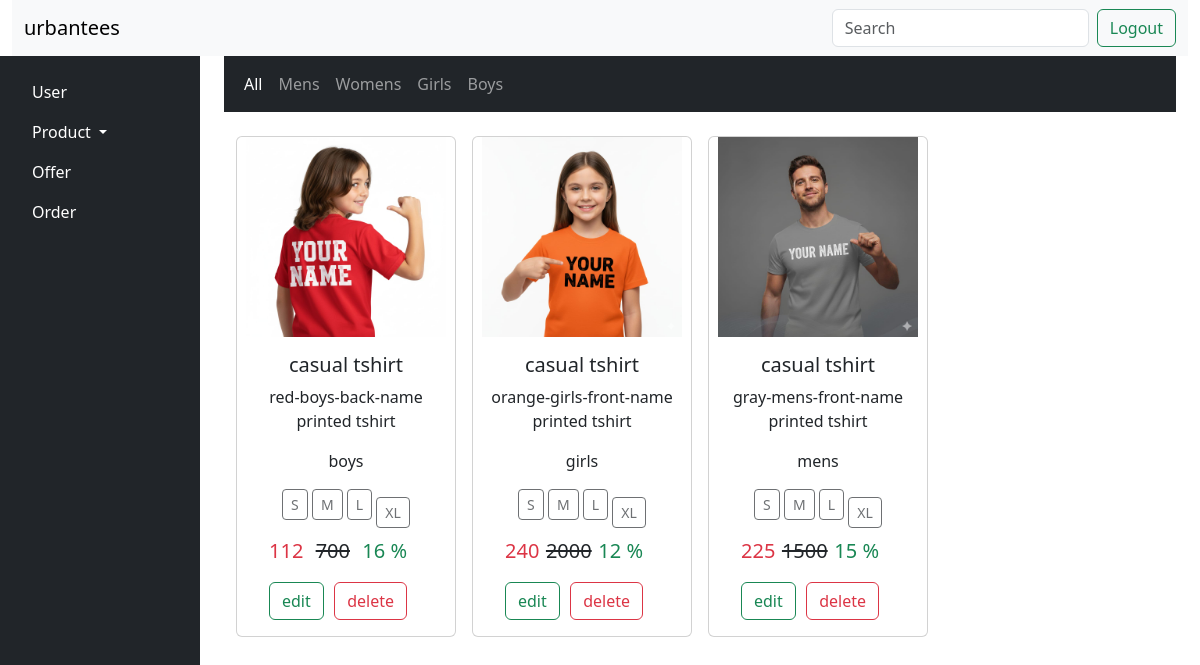
Screenshot of /admin_view_product with the database file from the repository.
### urban_tees_app/models.py (models this page shows, shortened)
class Product(models.Model):
    CATEGORY_CHOICES = [
        ('mens', 'Mens'),
        ('womens', 'Womens'),
        ('girls', 'Girls'),
        ('boys', 'Boys'),
    ]
    item_image1 = models.CharField(max_length=255)
    item_image2 = models.CharField(max_length=255)
    item_image3 = models.CharField(max_length=255)
    item_image4 = models.CharField(max_length=255)
    item_name = models.CharField(max_length=255)
    item_description = models.CharField(max_length=255)
    new_price = models.IntegerField()
    old_price = models.IntegerField()
    offer = models.IntegerField()
    category = models.CharField(max_length=10, choices=CATEGORY_CHOICES)
    small_size=models.IntegerField()
    medium_size=models.IntegerField()
    large_size=models.IntegerField()
    extralarge_size=models.IntegerField()

### urban_tees_app/views.py (the view)
# urls.py: path('admin_view_product',views.admin_view_product,name='admin_view_product'),
def admin_view_product(request):
    item_details=Product.objects.all()
    return render(request,'admin_view_product.html',{'item':item_details})

### urban_tees_app/templates/admin_view_product.html
{% extends 'admin_layout.html' %}
{% load static %}
{% block content %}
<div class="grid text-center container-fluid" style="--bs-columns: 3;">
    <nav class="navbar navbar-expand-lg navbar-dark bg-dark mb-4 justify-content-evenly">
        <div class="container">
            <div class="collapse navbar-collapse">
                <ul class="navbar-nav me-auto mb-2 mb-lg-0">
                    <li class="nav-item">
                        <a class="nav-link {% if not selected_category %}active{% endif %}"
                            href="{% url 'user_products' %}">All</a>
                    </li>
                    <li class="nav-item">
                        <a class="nav-link {% if selected_category == 'mens' %}active{% endif %}"
                            href="{% url 'user_category_products' 'mens' %}">Mens
                        </a>
                    </li>
                    <li class="nav-item">
                        <a class="nav-link {% if selected_category == 'womens' %}active{% endif %}"
                            href="{% url 'user_category_products' 'womens' %}">Womens
                        </a>
                    </li>
                    <li class="nav-item">
                        <a class="nav-link {% if selected_category == 'girls' %}active{% endif %}"
                            href="{% url 'user_category_products' 'girls' %}">Girls</a>
                    </li>
                    <li class="nav-item">
                        <a class="nav-link {% if selected_category == 'boys' %}active{% endif %}"
                            href="{% url 'user_category_products' 'boys' %}">Boys</a>
                    </li>
                </ul>
            </div>
        </div>
    </nav>
    <div class="container mt-4">
        <div class="row g-3">
            {% for pro in item %}
            <div class="col-12 col-sm-6 col-md-4 col-lg-3 d-flex">
                <div class="card w-100">
                    <img src="{% static pro.item_image1 %}" class="card-img-top" alt="product image"
                        style="height: auto; max-height: 200px; object-fit: contain;">
                    <div class="card-body">
                        <h5 class="card-title">{{ pro.item_name }}</h5>
                        <p class="card-text">{{ pro.item_description }}</p>
                        <p class="card-text">{{ pro.category }}</p>
                    </div>
                    <div>
                        <p class="card-text btn btn-outline-dark btn-sm disabled">S</p>
                        <p class="card-text btn btn-outline-dark btn-sm disabled">M</p>
                        <p class="card-text btn btn-outline-dark btn-sm disabled">L</p>
                        <p class="card-text btn btn-outline-dark btn-sm disabled">XL</p>
                    </div>
                    <ul class="d-flex justify-content-between me-5">
                        <li class="list-group-item text-danger fs-5"><strong></strong> {{ pro.new_price }}</li>
                        <li class="list-group-item fs-5"><del>{{ pro.old_price }}</del></li>
                        <li class="list-group-item text-success fs-5">{{ pro.offer }} %</li>
                    </ul>
                    <ul class=" d-flex justify-content-between me-5">
                        <a class="btn btn-outline-success" href="{% url 'admin_edit' pro.id  %}">edit</a>
                        <a class="btn btn-outline-danger" href="{% url 'admin_delete_product' pro.id %}">delete</a>
                    </ul>
                </div>
            </div>
            {% endfor %}
        </div>
    </div>
</div>
{% endblock %}

### rows the page displays
Product: item_image1 (picture), item_name "casual tshirt", item_description "red-boys-back-name printed tshirt", category "boys", new_price "112", old_price "700", offer "16"
Product: item_image1 (picture), item_name "casual tshirt", item_description "orange-girls-front-name printed tshirt", category "girls", new_price "240", old_price "2000", offer "12"
Product: item_image1 (picture), item_name "casual tshirt", item_description "gray-mens-front-name printed tshirt", category "mens", new_price "225", old_price "1500", offer "15"
